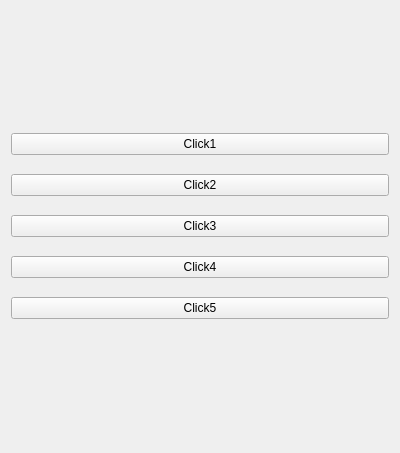
<?xml version="1.0" encoding="UTF-8"?>
<ui version="4.0">
 <class>Form</class>
 <widget class="QWidget" name="Form">
  <property name="geometry">
   <rect>
    <x>0</x>
    <y>0</y>
    <width>400</width>
    <height>453</height>
   </rect>
  </property>
  <property name="windowTitle">
   <string>VBox Layout</string>
  </property>
  <layout class="QVBoxLayout" name="verticalLayout">
   <item>
    <layout class="QVBoxLayout" name="verticalLayout_2">
     <property name="spacing">
      <number>19</number>
     </property>
     <item>
      <widget class="QPushButton" name="pushButton">
       <property name="text">
        <string>Click1</string>
       </property>
      </widget>
     </item>
     <item>
      <widget class="QPushButton" name="pushButton_2">
       <property name="text">
        <string>Click2</string>
       </property>
      </widget>
     </item>
     <item>
      <widget class="QPushButton" name="pushButton_3">
       <property name="text">
        <string>Click3</string>
       </property>
      </widget>
     </item>
     <item>
      <widget class="QPushButton" name="pushButton_4">
       <property name="text">
        <string>Click4</string>
       </property>
      </widget>
     </item>
     <item>
      <widget class="QPushButton" name="pushButton_5">
       <property name="text">
        <string>Click5</string>
       </property>
      </widget>
     </item>
    </layout>
   </item>
  </layout>
 </widget>
 <resources/>
 <connections/>
</ui>
